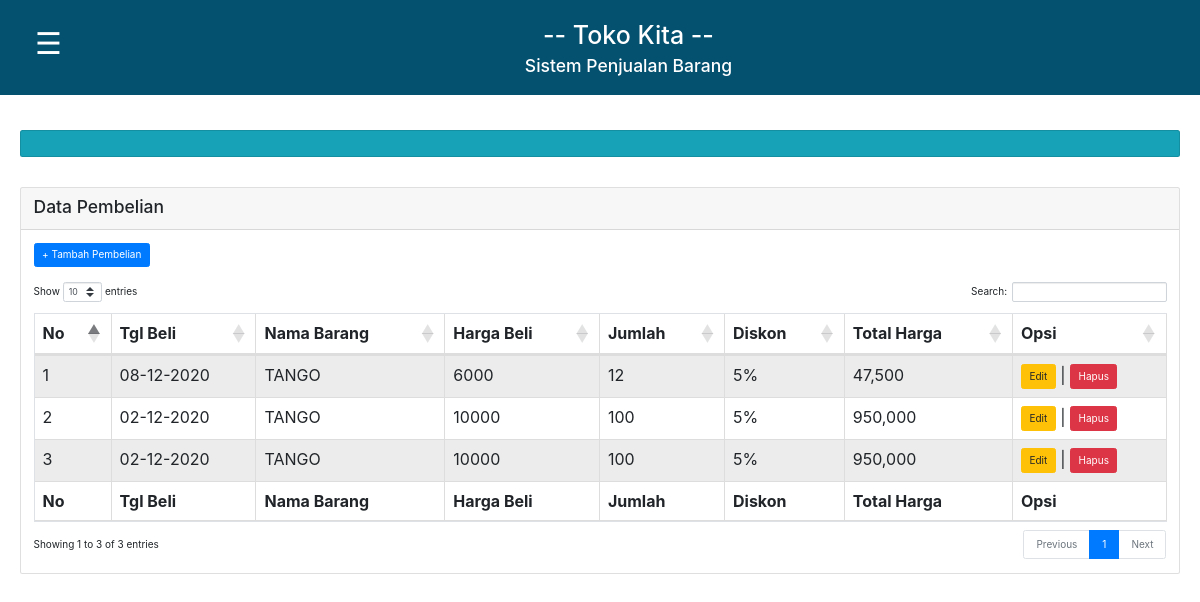
Before: / with the older database file.
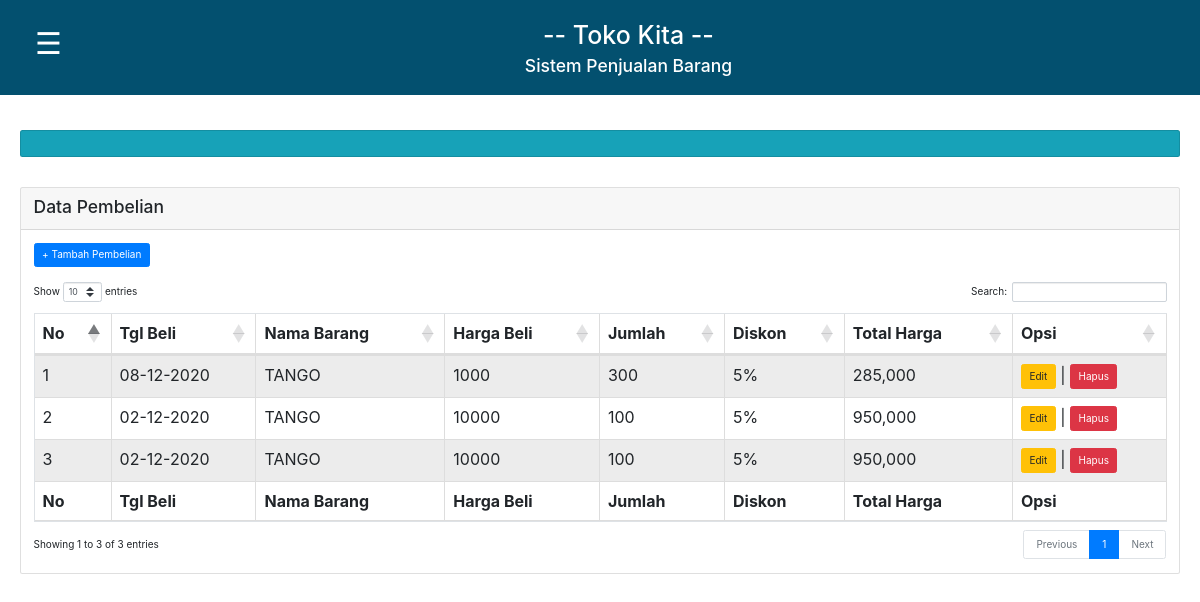
After: the same page with the newer database file.
### tables this page shows
CREATE TABLE `barang_beli` (
  `id` int(4) NOT NULL,
  `tanggal_beli` date NOT NULL,
  `nama_barang` varchar(60) NOT NULL,
  `harga_beli` int(12) NOT NULL,
  `jumlah` int(12) NOT NULL,
  `diskon` int(4) NOT NULL,
  `total_harga` int(12) NOT NULL
);

### index.php (the view, shortened to what this page needs)
<html>
<head>
<link rel="stylesheet" type="text/css" href="style.css">
	<link rel="stylesheet" type="text/css" href="assets/css/bootstrap.css">
	<link rel="stylesheet" type="text/css" href="https://cdnjs.cloudflare.com/ajax/libs/twitter-bootstrap/4.5.2/css/bootstrap.css">
	<link rel="stylesheet" type="text/css" href="https://cdn.datatables.net/1.10.22/css/dataTables.bootstrap4.min.css">
</head>
<body>
<div class="judul">
<button class="openbtn" onclick="openNav()">&#9776;</button>
<h1>-- Toko Kita --</h1>
<br>
<h3>Sistem Penjualan Barang</h3>
</div>
<div class="main" id="main">
	<br/>
	<div class="card text-white bg-info" style="font-size: 15px;">
        <div class="card-body">
        </div>
    </div>
    <br><br>
	<div class="card">
		<div class="card-header">
			<h3> Data Pembelian </h3>
		</div>
		<div class="card-body">
			<a class="btn btn-primary" href="input_beli.php">+ Tambah Pembelian</a>
			<br><br>
			<table border="1" id="example" class="table table-striped table-bordered" cellspacing="0" width="100%">
				<thead>
				<tr>
					<th>No</th>
					<th>Tgl Beli</th>
					<th>Nama Barang</th>
					<th>Harga Beli</th>
					<th>Jumlah</th>
					<th>Diskon</th>
					<th>Total Harga</th>
					<th>Opsi</th>
				</tr>
				</thead>
			<?php
			include "koneksi.php";
			$query_mysql = mysqli_query($conn, "SELECT * FROM barang_beli ORDER BY id DESC")or die(mysql_error());
			$nomor = 1;
			while($data = mysqli_fetch_array($query_mysql)){
			?>
				<tr>
					<td><?php echo $nomor++; ?></td>
					<td><?php echo date("d-m-Y", strtotime($data['tanggal_beli'])); ?></td>
					<td><?php echo $data['nama_barang']; ?></td>
					<td><?php echo $data['harga_beli']; ?></td>
					<td><?php echo $data['jumlah']; ?></td>
					<td><?php echo $data['diskon']."%"; ?></td>
					<td><?php echo number_format($data['total_harga']); ?></td>
					<td>
					<a class="btn btn-warning" href="edit_beli.php?id=<?php echo $data['id']; ?>">Edit</a> |
					<a class="btn btn-danger" href="hapus_beli.php?id=<?php echo $data['id']; ?>" onclick="return confirm('Anda Yakin Akan Menghapus')">Hapus</a>
					</td>
				</tr>
			<?php } ?>
			<tfoot>
				<tr>
					<th>No</th>
					<th>Tgl Beli</th>
					<th>Nama Barang</th>
					<th>Harga Beli</th>
					<th>Jumlah</th>
					<th>Diskon</th>
					<th>Total Harga</th>
					<th>Opsi</th>
				</tr>
			</tfoot>
			</table>
		</div>
	</div>
</div>
</body>
</html>

Changed rows visible on the page:
changed barang_beli (number 1 of 3 on the later page): harga_beli "6000" → "1000"; jumlah "12" → "300"; total_harga "47,500" → "285,000"
